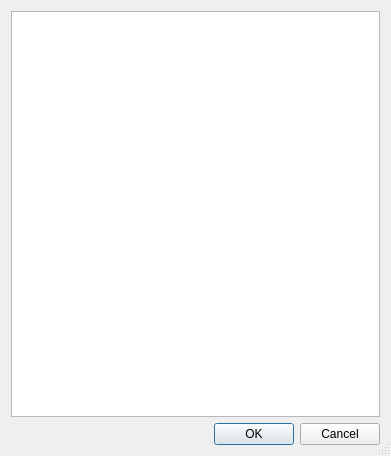
<?xml version="1.0" encoding="UTF-8"?>
<ui version="4.0">
 <comment>*********************************************************************
*********************************************************************</comment>
 <class>SelNodeDlg</class>
 <widget class="QDialog" name="SelNodeDlg">
  <property name="geometry">
   <rect>
    <x>0</x>
    <y>0</y>
    <width>391</width>
    <height>456</height>
   </rect>
  </property>
  <property name="windowTitle">
   <string>Select node</string>
  </property>
  <property name="whatsThis">
   <string>Select a node</string>
  </property>
  <property name="sizeGripEnabled">
   <bool>true</bool>
  </property>
  <layout class="QVBoxLayout">
   <property name="spacing">
    <number>6</number>
   </property>
   <property name="leftMargin">
    <number>11</number>
   </property>
   <property name="topMargin">
    <number>11</number>
   </property>
   <property name="rightMargin">
    <number>11</number>
   </property>
   <property name="bottomMargin">
    <number>11</number>
   </property>
   <item>
    <widget class="QTreeWidget" name="treeContents">
     <property name="whatsThis">
      <string>Displays a nodes tree</string>
     </property>
     <property name="rootIsDecorated">
      <bool>false</bool>
     </property>
     <attribute name="headerVisible">
      <bool>false</bool>
     </attribute>
     <column>
      <property name="text">
       <string notr="true">1</string>
      </property>
     </column>
    </widget>
   </item>
   <item>
    <layout class="QHBoxLayout">
     <property name="spacing">
      <number>6</number>
     </property>
     <property name="leftMargin">
      <number>0</number>
     </property>
     <property name="topMargin">
      <number>0</number>
     </property>
     <property name="rightMargin">
      <number>0</number>
     </property>
     <property name="bottomMargin">
      <number>0</number>
     </property>
     <item>
      <spacer>
       <property name="orientation">
        <enum>Qt::Horizontal</enum>
       </property>
       <property name="sizeType">
        <enum>QSizePolicy::Expanding</enum>
       </property>
       <property name="sizeHint" stdset="0">
        <size>
         <width>20</width>
         <height>20</height>
        </size>
       </property>
      </spacer>
     </item>
     <item>
      <widget class="QPushButton" name="pushOk">
       <property name="whatsThis">
        <string>Open the topic selected in the list.</string>
       </property>
       <property name="text">
        <string>OK</string>
       </property>
       <property name="autoDefault">
        <bool>true</bool>
       </property>
       <property name="default">
        <bool>true</bool>
       </property>
      </widget>
     </item>
     <item>
      <widget class="QPushButton" name="pushCancel">
       <property name="whatsThis">
        <string>Close the Dialog.</string>
       </property>
       <property name="text">
        <string>Cancel</string>
       </property>
       <property name="autoDefault">
        <bool>true</bool>
       </property>
      </widget>
     </item>
    </layout>
   </item>
  </layout>
 </widget>
 <resources/>
 <connections/>
</ui>
